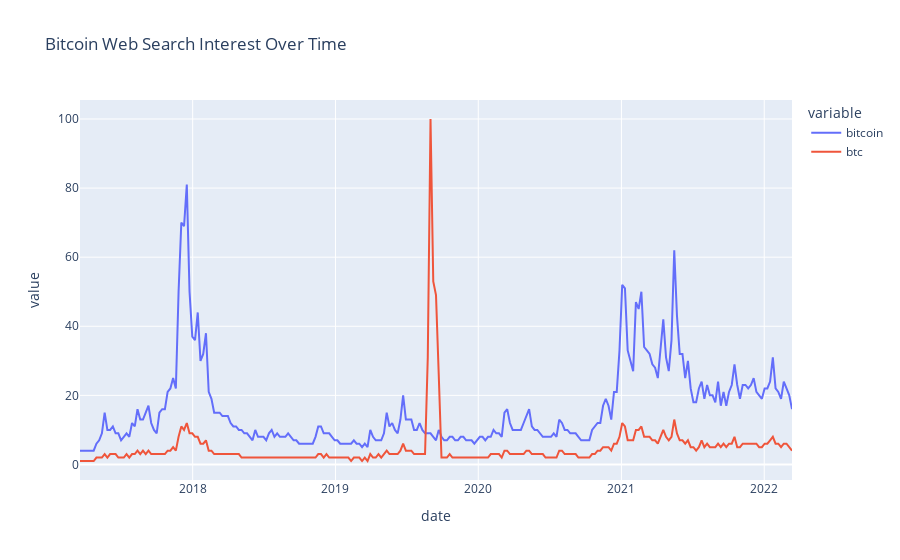

The cell this chart's notebook holds for it:
### Code cell
kw_list = ["bitcoin","btc"]
pytrends.build_payload(kw_list, cat = 0) 

data = pytrends.interest_over_time() 
data = data.reset_index() 


import plotly.express as px

fig = px.line(data, x="date", y=['bitcoin','btc'], title='Bitcoin Web Search Interest Over Time')
fig.show()

### Figure 1 — Plotly figure (JSON) as saved in the notebook; plotly's stock layout.template omitted (floating-point values rounded to 4 significant figures; data arrays with more than 128 entries replaced by an {"elided": "..."} marker saying what was removed)
{"data": [{"hovertemplate": "variable=bitcoin<br>date=%{x}<br>value=%{y}<extra></extra>", "legendgroup": "bitcoin", "line": {"color": "#636efa", "dash": "solid"}, "marker": {"symbol": "circle"}, "mode": "lines", "name": "bitcoin", "orientation": "v", "showlegend": true, "type": "scatter", "x": {"elided": "261 str values"}, "xaxis": "x", "y": {"elided": "261 int values"}, "yaxis": "y"}, {"hovertemplate": "variable=btc<br>date=%{x}<br>value=%{y}<extra></extra>", "legendgroup": "btc", "line": {"color": "#EF553B", "dash": "solid"}, "marker": {"symbol": "circle"}, "mode": "lines", "name": "btc", "orientation": "v", "showlegend": true, "type": "scatter", "x": {"elided": "261 str values"}, "xaxis": "x", "y": {"elided": "261 int values"}, "yaxis": "y"}], "layout": {"legend": {"title": {"text": "variable"}, "tracegroupgap": 0}, "title": {"text": "Bitcoin Web Search Interest Over Time"}, "xaxis": {"anchor": "y", "domain": [0, 1], "title": {"text": "date"}}, "yaxis": {"anchor": "x", "domain": [0, 1], "title": {"text": "value"}}}}
